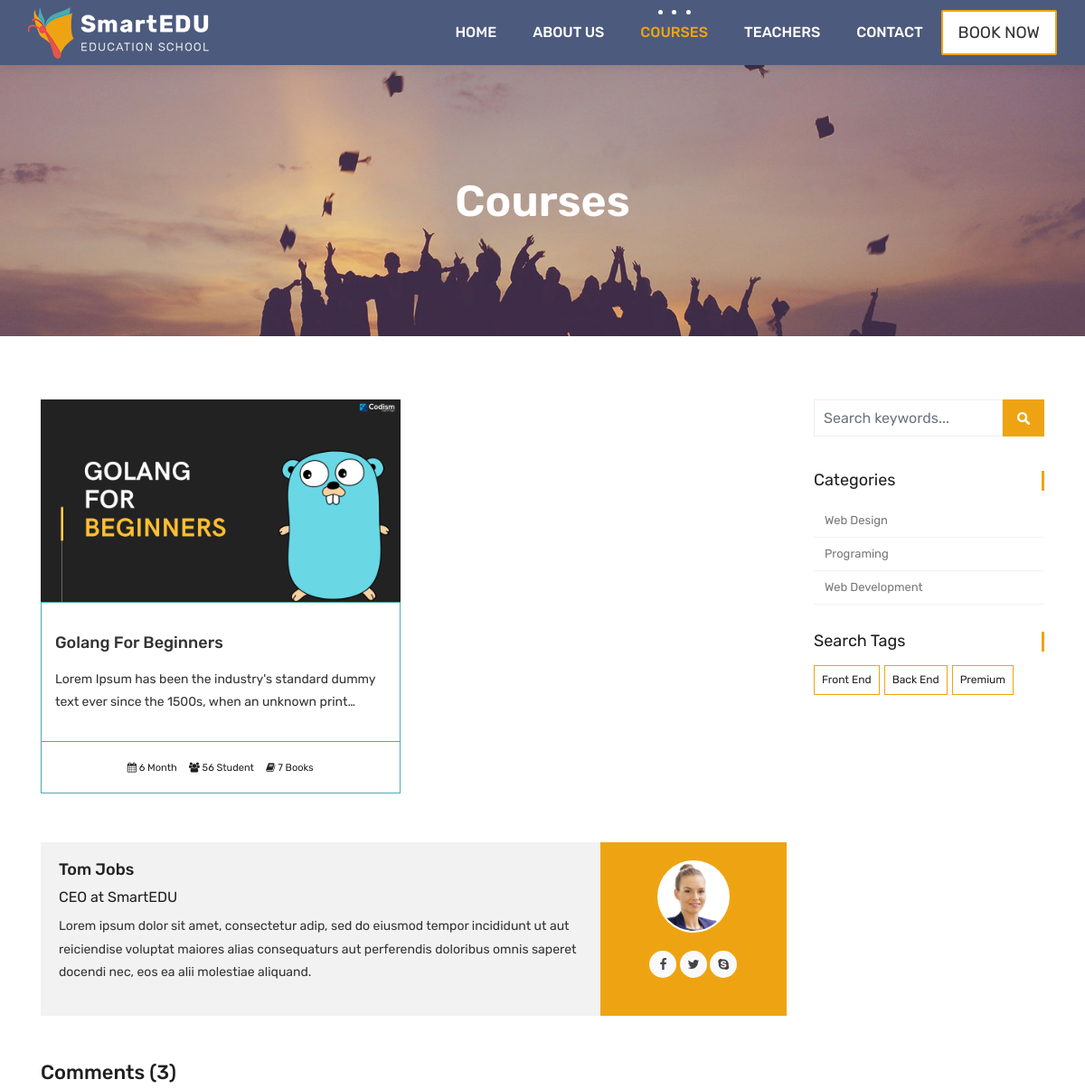
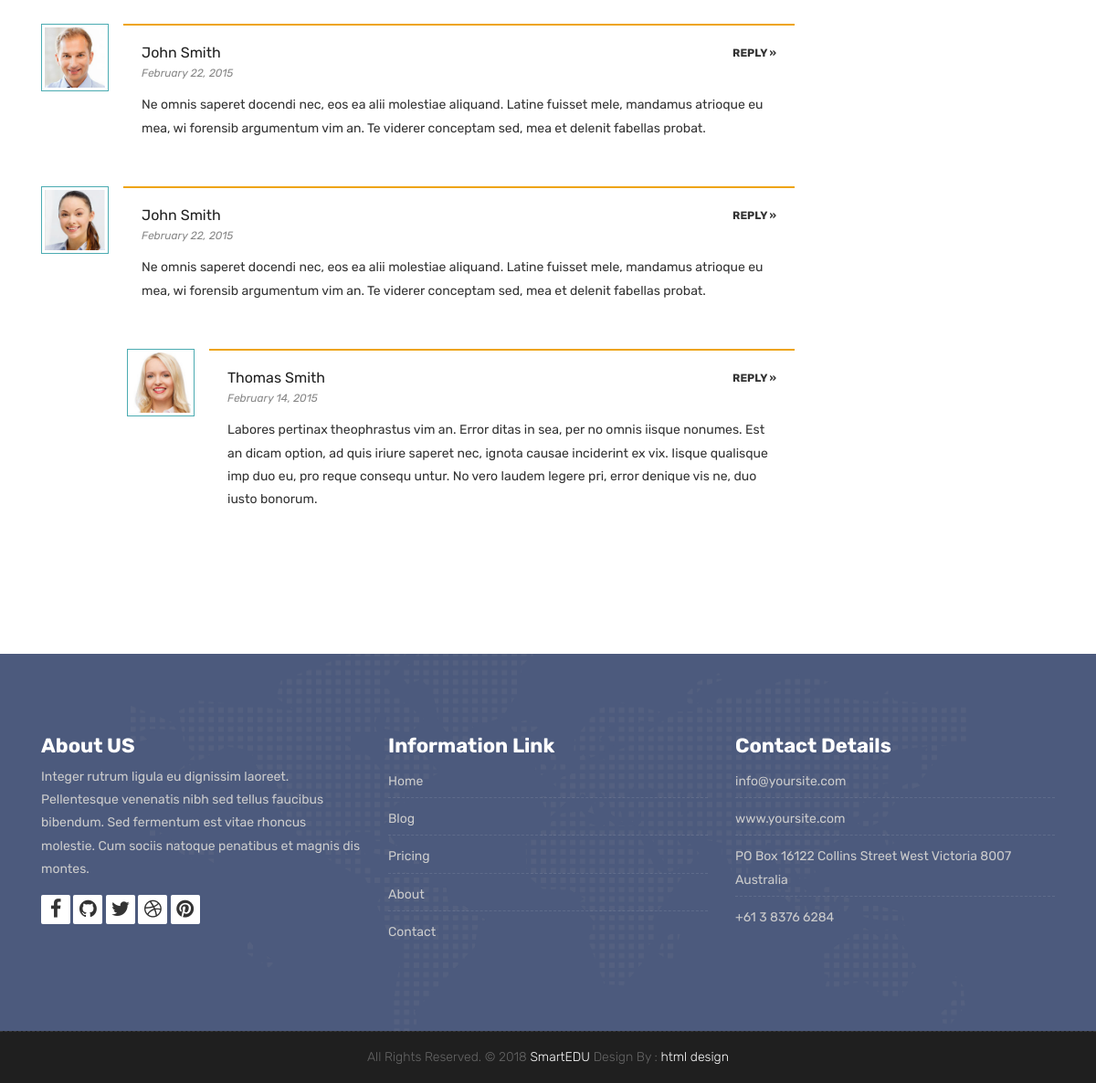
Screenshot of /courses/categories/programing with the database file from the repository (2 pictures, top to bottom).
### courses/models.py (models this page shows, shortened)
class Course(models.Model):
    teacher = models.ForeignKey(Teacher, null=True, on_delete=models.CASCADE)
    name= models.CharField(max_length=200, unique=True, verbose_name="Kurs Adi", help_text="Kurs Adini Yaziniz")
    description = models.TextField(blank=True, null=True)
    category = models.ForeignKey(Category, null=True, on_delete=models.DO_NOTHING)
    tags = models.ManyToManyField(Tag, blank=True, null=True)
    image = models.ImageField(upload_to="courses/%Y/%m/%d/", default="courses/default_course_image.jpg")
    date = models.DateTimeField(auto_now=True)
    available = models.BooleanField(default=True)

class Category(models.Model):
    name = models.CharField(max_length=50, null=True)
    slug = models.SlugField(max_length=50, unique=True, null=True)

class Tag(models.Model):
    name = models.CharField(max_length=50, null=True)
    slug = models.SlugField(max_length=50, unique=True, null=True)

### courses/views.py (the view)
# urls.py: path('categories/<slug:category_slug>', views.category_list, name="courses_by_category"),
def category_list(request, category_slug):
    courses = Course.objects.all().filter(category__slug=category_slug)
    categories= Category.objects.all()
    tags = Tag.objects.all()
    context = {
        "courses" : courses,
        "categories" : categories,
        "tags" : tags
    }
    return render(request, "courses.html", context)

### templates/courses.html
{% extends 'partials/_base.html' %}
{% load static %}
{% block content %}
	<div class="all-title-box">
		<div class="container text-center">
			<h1>Courses</h1>
		</div>
	</div>
    <div id="overviews" class="section wb">
        <div class="container">
            <div class="row">
                <div class="col-lg-9 blog-post-single">
                    <div class="row">
                        {% for course in courses %}
                        <div class="col-lg-6 col-md-6 col-12 mb-4">
                            <div class="course-item">
                                <div class="image-blog">
                                    <img src="{{course.image.url}}" alt="" class="img-fluid">
                                </div>
                                <div class="course-br">
                                    <div class="course-title">
                                        <h2><a href="{% url 'course_detail' course.category.slug course.id %}" title="">{{course.name}}</a></h2>
                                    </div>
                                    <div class="course-desc">
                                        <p>{{course.description | truncatechars:100}}</p>
                                    </div>
                                </div>
                                <div class="course-meta-bot">
                                    <ul>
                                        <li><i class="fa fa-calendar" aria-hidden="true"></i> 6 Month</li>
                                        <li><i class="fa fa-users" aria-hidden="true"></i> 56 Student</li>
                                        <li><i class="fa fa-book" aria-hidden="true"></i> 7 Books</li>
                                    </ul>
                                </div>
                            </div>
                        </div>
                    {% endfor %}
                    </div>
					<div class="blog-author">
						<div class="author-bio">
							<h3 class="author_name"><a href="#">Tom Jobs</a></h3>
							<h5>CEO at <a href="#">SmartEDU</a></h5>
							<p class="author_det">
								Lorem ipsum dolor sit amet, consectetur adip, sed do eiusmod tempor incididunt  ut aut reiciendise voluptat maiores alias consequaturs aut perferendis doloribus omnis saperet docendi nec, eos ea alii molestiae aliquand.
							</p>
						</div>
						<div class="author-desc">
							<img src="images/author.jpg" alt="about author">
							<ul class="author-social">
								<li><a href="#"><i class="fa fa-facebook"></i></a></li>
								<li><a href="#"><i class="fa fa-twitter"></i></a></li>
								<li><a href="#"><i class="fa fa-skype"></i></a></li>
							</ul>
						</div>
					</div>
					<div class="blog-comments">
						<h4>Comments (3)</h4>
						<div id="comment-blog">
							<ul class="comment-list">
								<li class="comment">
									<div class="avatar"><img alt="" src="images/avatar-01.jpg" class="avatar"></div>
									<div class="comment-container">
										<h5 class="comment-author"><a href="#">John Smith</a></h5>
										<div class="comment-meta">
											<a href="#" class="comment-date link-style1">February 22, 2015</a>
											<a class="comment-reply-link link-style3" href="#respond">Reply »</a>
										</div>
										<div class="comment-body">
											<p>Ne omnis saperet docendi nec, eos ea alii molestiae aliquand. Latine fuisset mele, mandamus atrioque eu mea, wi forensib argumentum vim an. Te viderer conceptam sed, mea et delenit fabellas probat.</p>
										</div>
									</div>
								</li>
								<li class="comment">
									<div class="avatar"><img alt="" src="images/avatar-02.jpg" class="avatar"></div>
									<div class="comment-container">
										<h5 class="comment-author"><a href="#">John Smith</a></h5>
										<div class="comment-meta">
											<a href="#" class="comment-date link-style1">February 22, 2015</a>
											<a class="comment-reply-link link-style3" href="#respond">Reply »</a>
										</div>
										<div class="comment-body">
											<p>Ne omnis saperet docendi nec, eos ea alii molestiae aliquand. Latine fuisset mele, mandamus atrioque eu mea, wi forensib argumentum vim an. Te viderer conceptam sed, mea et delenit fabellas probat.</p>
										</div>
									</div>
									<ul class="children">
										<li class="comment">
											<div class="avatar"><img alt="" src="images/avatar-03.jpg" class="avatar"></div>
											<div class="comment-container">
												<h5 class="comment-author"><a href="#">Thomas Smith</a></h5>
												<div class="comment-meta"><a href="#" class="comment-date link-style1">February 14, 2015</a><a class="comment-reply-link link-style3" href="#respond">Reply »</a></div>
												<div class="comment-body">
													<p>Labores pertinax theophrastus vim an. Error ditas in sea, per no omnis iisque nonumes. Est an dicam option, ad quis iriure saperet nec, ignota causae inciderint ex vix. Iisque qualisque imp duo eu, pro reque consequ untur. No vero laudem legere pri, error denique vis ne, duo iusto bonorum.</p>
												</div>
											</div>
										</li>
									</ul>
								</li>
							</ul>
						</div>
					</div>
                </div>
				<div class="col-lg-3 col-12 right-single">
					<div class="widget-search">
						<div class="site-search-area">
							<form method="get" id="site-searchform" action="#">
								<div>
									<input class="input-text form-control" name="search-k" id="search-k" placeholder="Search keywords..." type="text">
									<input id="searchsubmit" value="Search" type="submit">
								</div>
							</form>
						</div>
					</div>
					<div class="widget-categories">
						<h3 class="widget-title">Categories</h3>
						<ul>
							{% for category in categories %}
							<li><a href="{% url 'courses_by_category' category.slug %}">{{category.name}}</a></li>
							{% endfor %}
						</ul>
					</div>
					<div class="widget-tags">
						<h3 class="widget-title">Search Tags</h3>
						<ul class="tags">
							{% for tag in tags %}
							<li><a href="{% url 'courses_by_tag' tag.slug %}">
								{% if tag.slug in request.path %}
								<b> {{tag.name}}</b>
								{% else %} {{tag.name}}{% endif %}
							</a></li>
							{% endfor %}
						</ul>
					</div>
				</div>
            </div>
        </div>
    </div>
    {% endblock %}

### rows the page displays
Course: image (picture), name "Golang For Beginners", description "Lorem Ipsum has been the industry's standard dummy text ever since the 1500s, when an unknown print…"
Category: name "Web Design"
Category: name "Programing"
Category: name "Web Development"
Tag: name "Front End"
Tag: name "Back End"
Tag: name "Premium"
